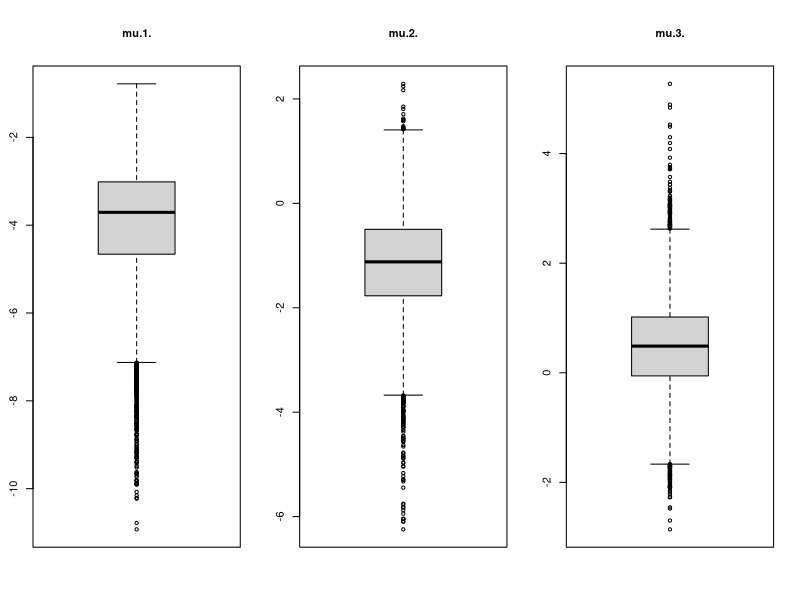
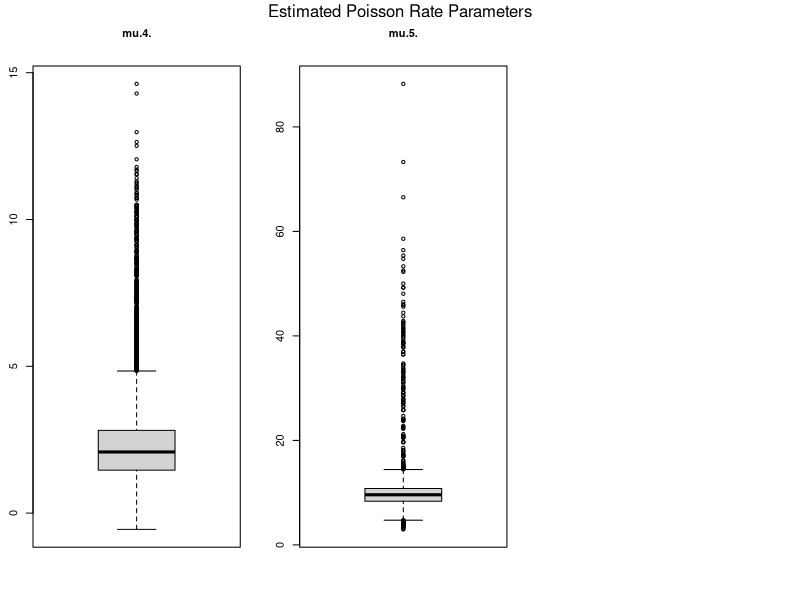
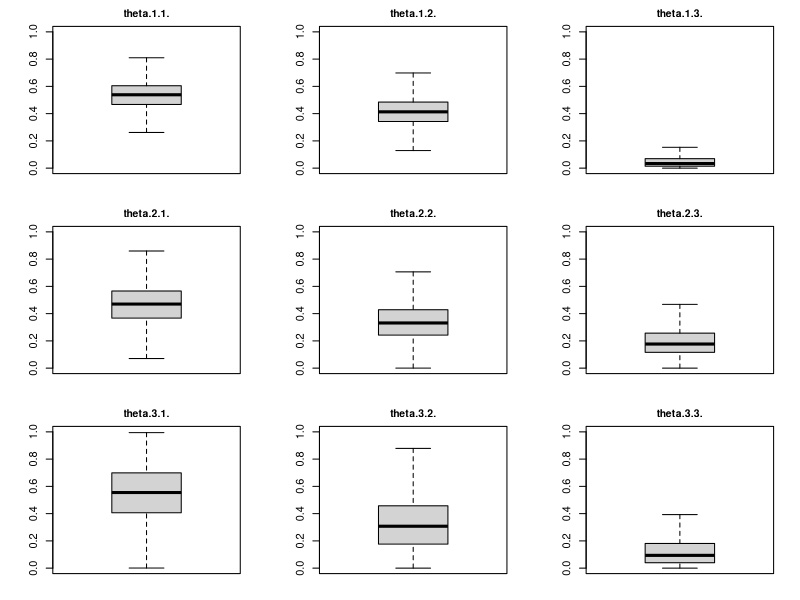

Write the R code that produced these figures, in order. (Note: this script raises an error after producing the figures.)
#### Code for HMM Output Visualizations####
#We take the input from the generated Quantities in Stan and compare them with the 'depmixS4' plot too

####################Intialization##############
library(dplyr)
library(ggplot2)
print("Library Loading Complete")


####Reading the Data. 
mu <- read.table("Emission_Parameters.txt", sep=" ", header = TRUE)
theta <- read.table('Transition_Parameters.txt', sep=" ", header = TRUE)
z_star <- read.table("Hidden_States.txt", sep=" ", header = TRUE)


#####Emission Probability Distribution####

par(mfrow = c(1,3), mar = c(4,2.5,5,2))
for(i in 1:ncol(mu)){
  boxplot(mu[,i], main = colnames(mu)[i], cex.main=1)
}
mtext("Estimated Poisson Rate Parameters", side = 3, line = -1.5, outer = TRUE)


#####Transition Probability Distribution####



#Complete Transition Matrix
par(mfcol = c(sqrt(ncol(theta)),sqrt(ncol(theta))), mar = c(2,4,2,2))
for(i in 1:ncol(theta)){
boxplot(theta[,i], 
        main = colnames(theta)[i] ,ylim = c(0,1), cex.main = 0.95, 
        outline = FALSE)
}
par(mfrow = c(1,1), mar = c(2,4,2,2))


#####Simulate observations for each iteration in the sample########
y_hat <- list()
for (i in 1:nrow(z_star)) {
  psi_seq <- sapply(z_star[i,], function(x){pois_par[i,x]})
  y_hat[[i]] <- rnorm(length(psi_seq), 2)
}


#Mean, Sd and Maximum
mean_sim <- sd_sim <- max_sim <- rep(NA,length(y_hat))
for(i in 1:length(y_hat)){
  mean_sim[i] <- mean(y_hat[[i]])
  sd_sim[i] <- sd(y_hat[[i]])
  max_sim[i] <- max(y_hat[[i]])
}

par(mfrow=c(1,3), mar = c(2,2,4,2))
boxplot(mean_sim, main = 'Mean')
abline(h= mean(p), lwd =2, col='red')

boxplot(sd_sim, main = "Standard Deviation")
abline(h= sd(p), lwd =2, col='red')

boxplot(max_sim, main = 'Maximum')
abline(h= max(p), lwd =2, col='red')

mtext("Simulation Skill", side = 3, line = -1.5, outer = TRUE)
par(mfrow=c(1,1))


#####Probability Distribution Function
og_density <- density(p)
consolid_sims <- as.list(1)
consolid_points <- as.list(1)
for(j in 1:length(y_hat)) {
  sims_dens <- density(y_hat[[j]])
  consolid_sims[[j]] <- sims_dens$y
  consolid_points[[j]] <- sims_dens$x
}
consolid_points <- unlist(consolid_points)
consolid_sims <- unlist(consolid_sims)
consolid_df <- data.frame(x=consolid_points,y=consolid_sims)
consolid_df$x <- cut(consolid_df$x, breaks = seq(-1,25,.5))
mid_points <- cbind(lower = as.numeric( sub("\\((.+),.*", "\\1", consolid_df$x) ),
                    upper = as.numeric( sub("[^,]*,([^]]*)\\]", "\\1", consolid_df$x) ))
consolid_df$x <- rowMeans(mid_points)
og_df <- data.frame(x1=og_density$x, y1= og_density$y)

plo <- ggplot(og_df, aes(x=x1,y=y1))+
  geom_line(size=1.25)+
  scale_x_continuous(limits=c(-2,25)) +
  geom_boxplot(consolid_df, mapping = aes(y = y, x = x,group = x), outlier.shape = NA,outlier.colour = NA)+ 
  ggtitle("Simulated Annual Count Exceedances") +
  xlab("Count Exceedances") + 
  ylab("Probability Density") +
  theme(plot.title = element_text(size = 10, face = "bold"))
print(plo)


####Simulations across the board##
output_sims <- matrix(unlist(y_hat), ncol = 81, byrow = TRUE)

par(mfrow = c(1,1), mar = c(4,4,4,2))
plot(1937:2017, Count_prox$Count, type='l',
     main = "Count Exceedances", xlab = "Year",
     ylab= "Exccedances", ylim = c(-3,25))

#Getting the percentiles
lower_percentile <- apply(output_sims, 2, function(x) quantile(x, probs=.05))
upper_percentile <- apply(output_sims, 2, function(x) quantile(x, probs=.95))
median_percentile <- apply(output_sims, 2, median)

#Plotting the CDF
par(mfrow=c(1,1), mar = c(4,4,3,1))
plot(1937:2017, Count_prox$Count, type='l',col='red',
     lwd = 2,  main = "Observed and Simulated Exceedances",
     xlab = "Year", ylab= "Exccedances", ylim = c(-1,20))
polygon(c(1937:2017,rev(1937:2017)),c(lower_percentile,rev(upper_percentile)),col="gray")
lines(1937:2017, median_percentile, lwd = 2)
lines(1937:2017, Count_prox$Count, col='red', lwd = 2)
legend('topright', legend = c("Observed Values","Median-Simulations","90% Uncertainty Interval"),
       lty = 1, col = c('red','black','grey'), lwd = 2, cex = 0.75)

